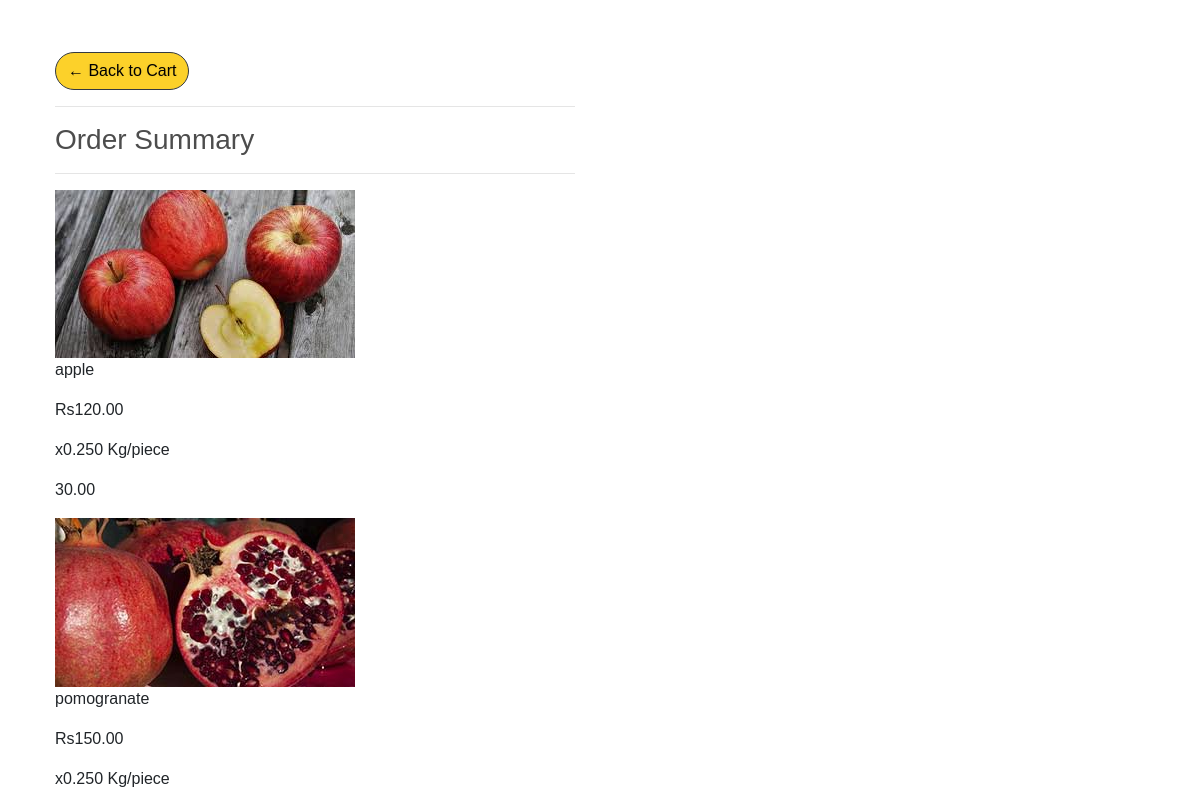
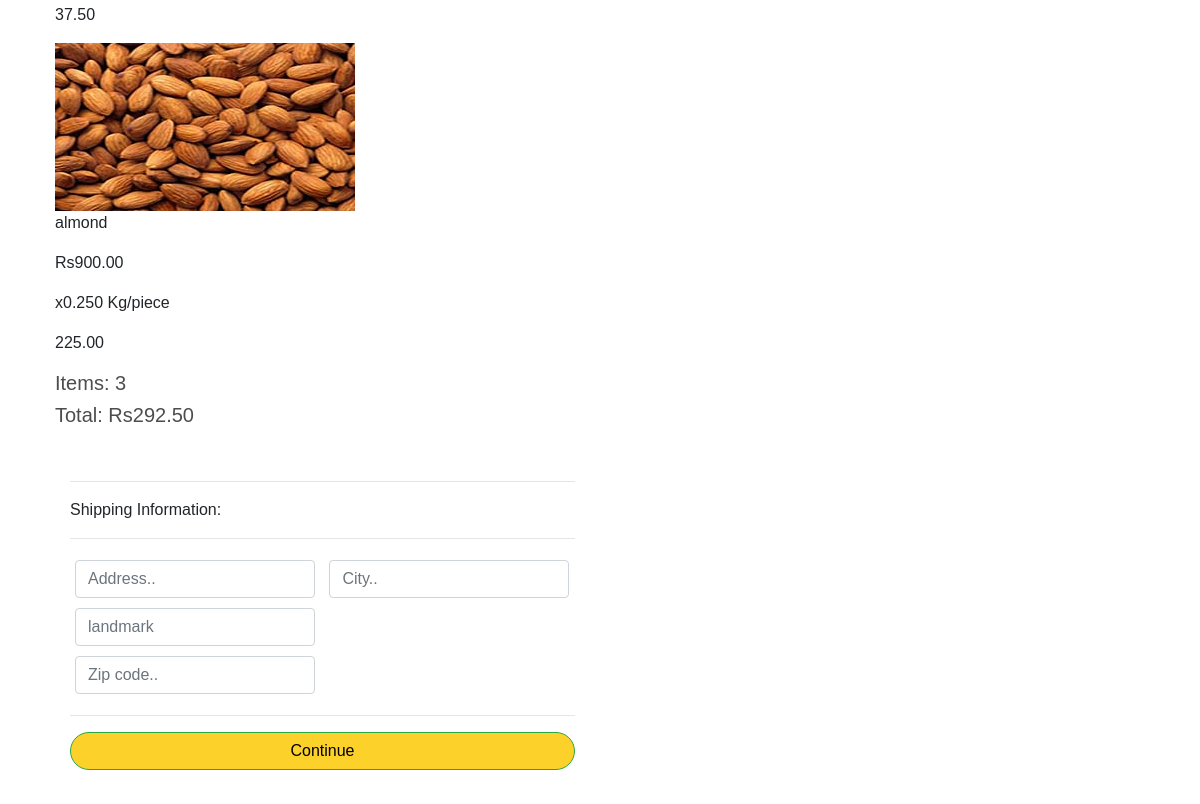
Page /user/add/checkout/ (signed in) on the earlier database version (2 pictures, top to bottom).
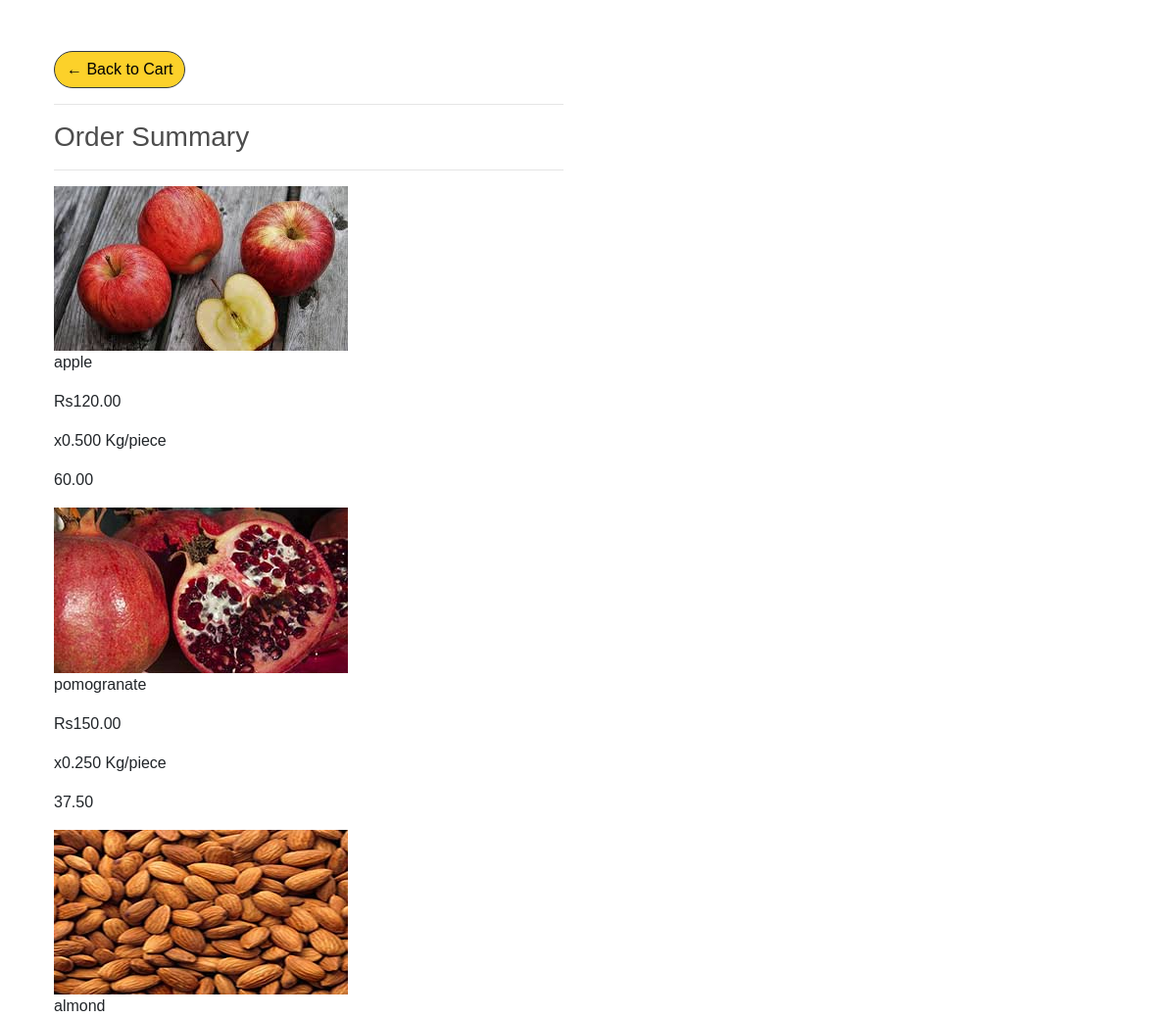
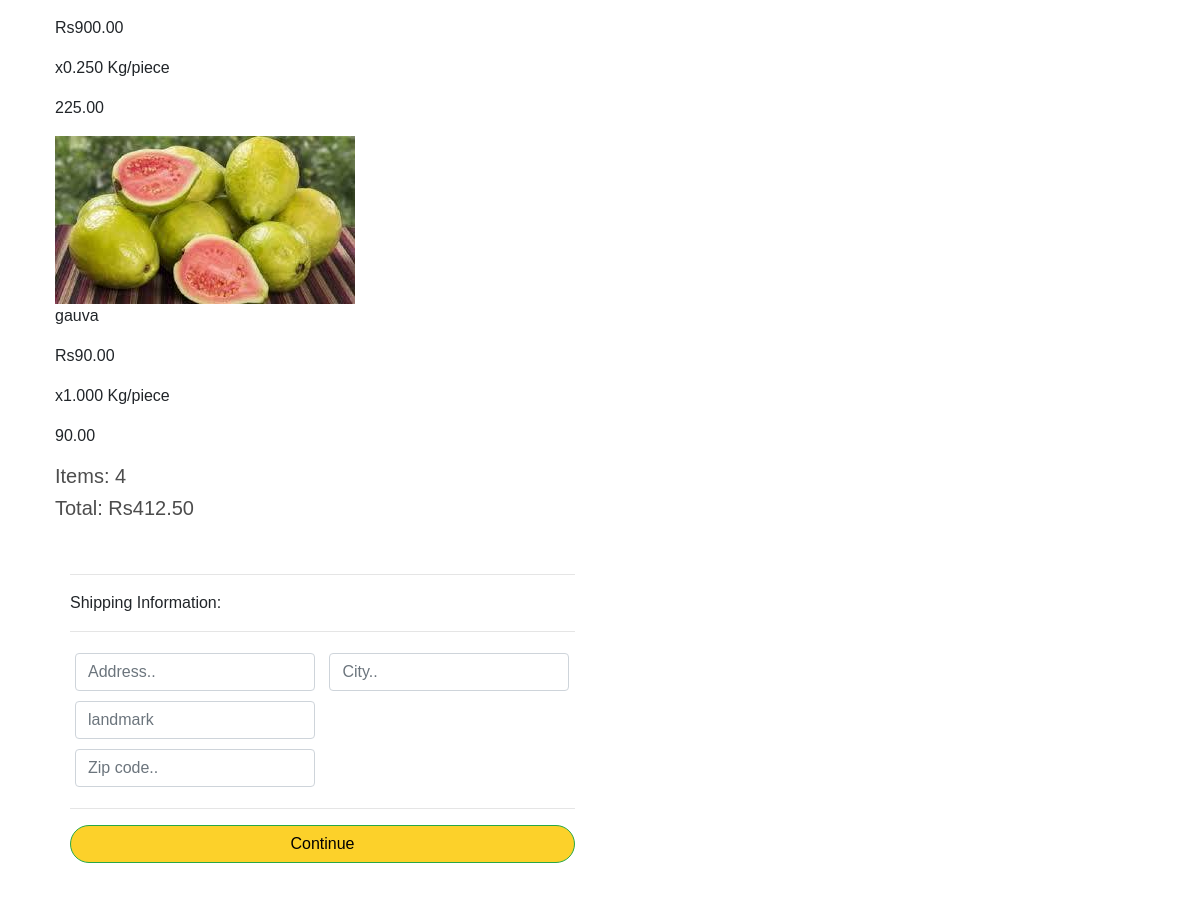
Same page on the later database version (2 pictures, top to bottom).
### atoz_store/models.py (models this page shows, shortened)
class OrderItem(models.Model):
    product = models.ForeignKey(Product,on_delete=models.SET_NULL,blank=True,null=True)
    order = models.ForeignKey(Order,on_delete=models.SET_NULL,blank=True,null=True)
    quantity = models.DecimalField(decimal_places=3,max_digits=7 ,default=0,null=True,blank=True)
    date_ordered = models.DateTimeField(auto_now_add=True)
    @property
    def get_total(self):
        total = self.product.price*self.quantity
        return total

class Product(models.Model):
    catagory_choice = (
        ("fruit","fruit"),
        ("dryfruit","dryfruit"),
        ("vegitable","vegitable"),
        ("other","other"),
         )
    name = models.CharField(max_length=128,null=True,)
    catagory = models.CharField(max_length=30,choices= catagory_choice ,null=True)
    price = models.DecimalField(max_digits=7, decimal_places=2)
    image = models.ImageField(null=True,blank=True)
    prodtype =models.BooleanField(default=True)
    @property
    def imageURL(self):
        try:
            url = self.image.url
        except:
            url = ''
        return url

class Order(models.Model):
    status = (
        ("op","order processing"),
        ("od","out for delivery"),
        ("d","delivered"),
         )
    customer = models.ForeignKey(Customer,on_delete=models.SET_NULL,blank=True,null=True)
    status = models.CharField(max_length=40,choices=status,null=True,default="null")
    date_ordered = models.DateTimeField(auto_now_add=True,null=True)
    mark = models.IntegerField(default=1)
    complete = models.BooleanField(default=True,null=True,blank=False)
    transaction_id = models.CharField(max_length=128,null=True)
    @property
    def get_cart_total(self):
        orderitem=self.orderitem_set.all()
        total = sum([item.get_total for item in orderitem])
        return total
    @property
    def get_cart_items(self):
        orderitem=self.orderitem_set.all()
        total = sum([self.mark for item in orderitem])
        return total

### atoz_store/views.py (the view)
# urls.py: path('checkout/',views.checkout,name="checkout"),
def checkout(request):
     if request.user.is_authenticated:
        order,created = Order.objects.get_or_create(customer=customer,complete=False)
        items = order.orderitem_set.all()
        cartitems = order.get_cart_items
     else:
        cookieData = cookieCart(request)
        print(cookieData)
        cartitems = cookieData['cartitems']
        order = cookieData['order']
        items = cookieData['items']
     context = {'items':items,'order':order,'cartitems':cartitems}
     return render(request, 'atoz_store/checkout.html',context)

### atoz_store/Templates/atoz_store/checkout.html (shortened to what this page needs)
{% extends 'atoz_store/main.html' %}
{% load static %}
{% block content %}
     <div class="row">
		<div class="col-lg-6">
			<div class="box-element">
				<a  class="btn btn-outline-dark srcbtn" href="{% url 'cart' %}">&#x2190; Back to Cart</a>
				<hr>
				<h3>Order Summary</h3>
				<hr>
				{% for item in items %}
				<div class="cart-row">
					<div style="flex:2"><img class="row-image" src="{{item.product.imageURL}}" alt="not fouund"></div>
					<div style="flex:2"><p>{{item.product.name}}</p></div>
					<div style="flex:1"><p>Rs{{item.product.price|floatformat:2}}</p></div>
					<div style="flex:1"><p>x{{item.quantity|floatformat:3}} Kg/piece</p></div>
					<div style="flex:1"><p>{{item.get_total|floatformat:2}} </p></div>
				</div>
				{% endfor %}
				<h5>Items:   {{cartitems|floatformat:0}}</h5>
				<h5>Total:   Rs{{order.get_cart_total|floatformat:2}}</h5>
			</div>
		</div>
	</div>
	<div class="col-lg-6">
		<div class="box-element" id="form-wrapper">
			<form id="form">
				<div id="shipping-info">
					<hr>
					<p>Shipping Information:</p>
					<hr>
					<div class="form-field">
						<input class="form-control" type="text" name="address" placeholder="Address..">
					</div>
					<div class="form-field">
						<input class="form-control" type="text" name="city" placeholder="City..">
					</div>
					<div class="form-field">
						<input class="form-control" type="text" name="landmark" placeholder="landmark">
					</div>
					<div class="form-field">
					</div>
					<div class="form-field">
						<input class="form-control" type="text" name="zipcode" placeholder="Zip code..">
					</div>
				</div>
				<hr>
				<input id="form-button" class="btn btn-success btn-block srcbtn" type="submit" value="Continue">
			</form>
		</div>
		<br>
	</div>
{% endblock content %}

Differences in the rows shown:
changed OrderItem "apple": quantity "0.250" → "0.500"; get_total "30.00" → "60.00"
added OrderItem: product.imageURL (picture), product.name "gauva", product.price "90.00", quantity "1.000", get_total "90.00"
changed through a linked row, Order: get_cart_total "292.50" → "412.50"
Other differences:
{{ cartitems|floatformat:0 }}: "3" → "4"
